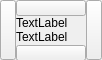
<?xml version="1.0" encoding="UTF-8"?>
<ui version="4.0">
 <class>SAChartAxisSetSelect</class>
 <widget class="QWidget" name="SAChartAxisSetSelect">
  <property name="geometry">
   <rect>
    <x>0</x>
    <y>0</y>
    <width>102</width>
    <height>60</height>
   </rect>
  </property>
  <property name="sizePolicy">
   <sizepolicy hsizetype="Fixed" vsizetype="Fixed">
    <horstretch>0</horstretch>
    <verstretch>0</verstretch>
   </sizepolicy>
  </property>
  <property name="minimumSize">
   <size>
    <width>102</width>
    <height>60</height>
   </size>
  </property>
  <property name="maximumSize">
   <size>
    <width>102</width>
    <height>60</height>
   </size>
  </property>
  <property name="windowTitle">
   <string>Form</string>
  </property>
  <widget class="QPushButton" name="pushButtonYLeft">
   <property name="geometry">
    <rect>
     <x>0</x>
     <y>0</y>
     <width>16</width>
     <height>60</height>
    </rect>
   </property>
   <property name="text">
    <string/>
   </property>
   <property name="checkable">
    <bool>true</bool>
   </property>
  </widget>
  <widget class="QPushButton" name="pushButtonXTop">
   <property name="geometry">
    <rect>
     <x>16</x>
     <y>0</y>
     <width>70</width>
     <height>16</height>
    </rect>
   </property>
   <property name="text">
    <string/>
   </property>
   <property name="checkable">
    <bool>true</bool>
   </property>
  </widget>
  <widget class="QPushButton" name="pushButtonYRight">
   <property name="geometry">
    <rect>
     <x>86</x>
     <y>0</y>
     <width>16</width>
     <height>60</height>
    </rect>
   </property>
   <property name="text">
    <string/>
   </property>
   <property name="checkable">
    <bool>true</bool>
   </property>
  </widget>
  <widget class="QPushButton" name="pushButtonXBottom">
   <property name="geometry">
    <rect>
     <x>16</x>
     <y>45</y>
     <width>70</width>
     <height>16</height>
    </rect>
   </property>
   <property name="text">
    <string/>
   </property>
   <property name="checkable">
    <bool>true</bool>
   </property>
   <property name="checked">
    <bool>false</bool>
   </property>
  </widget>
  <widget class="QLabel" name="label">
   <property name="geometry">
    <rect>
     <x>16</x>
     <y>16</y>
     <width>70</width>
     <height>14</height>
    </rect>
   </property>
   <property name="text">
    <string>TextLabel</string>
   </property>
  </widget>
  <widget class="QLabel" name="label_2">
   <property name="geometry">
    <rect>
     <x>16</x>
     <y>30</y>
     <width>70</width>
     <height>14</height>
    </rect>
   </property>
   <property name="text">
    <string>TextLabel</string>
   </property>
  </widget>
 </widget>
 <resources/>
 <connections/>
</ui>
